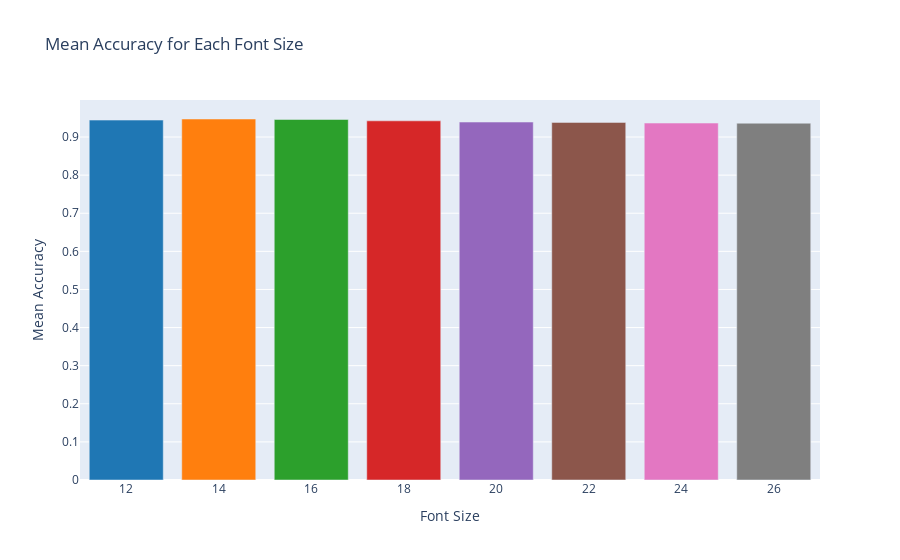

The cell this chart's notebook holds for it:
### Code cell
mean_accuracy_by_size = df.groupby('font_size')['accuracy'].mean().reset_index()

colors = ['rgb(31, 119, 180)', 'rgb(255, 127, 14)', 'rgb(44, 160, 44)', 'rgb(214, 39, 40)', 'rgb(148, 103, 189)',
          'rgb(140, 86, 75)', 'rgb(227, 119, 194)', 'rgb(127, 127, 127)', 'rgb(188, 189, 34)', 'rgb(23, 190, 207)']

fig = go.Figure(go.Bar(x=mean_accuracy_by_size['font_size'], y=mean_accuracy_by_size['accuracy'], marker_color=colors))
fig.update_layout(title="Mean Accuracy for Each Font Size",
                  xaxis_title="Font Size",
                  yaxis_title="Mean Accuracy")
fig.show()

### Figure 1 — Plotly figure (JSON) as saved in the notebook; plotly's stock layout.template omitted (floating-point values rounded to 4 significant figures)
{"data": [{"marker": {"color": ["rgb(31, 119, 180)", "rgb(255, 127, 14)", "rgb(44, 160, 44)", "rgb(214, 39, 40)", "rgb(148, 103, 189)", "rgb(140, 86, 75)", "rgb(227, 119, 194)", "rgb(127, 127, 127)", "rgb(188, 189, 34)", "rgb(23, 190, 207)"]}, "type": "bar", "x": [12, 14, 16, 18, 20, 22, 24, 26], "y": [0.9445, 0.9473, 0.9461, 0.9425, 0.9393, 0.9384, 0.9366, 0.9362]}], "layout": {"title": {"text": "Mean Accuracy for Each Font Size"}, "xaxis": {"title": {"text": "Font Size"}}, "yaxis": {"title": {"text": "Mean Accuracy"}}}}
